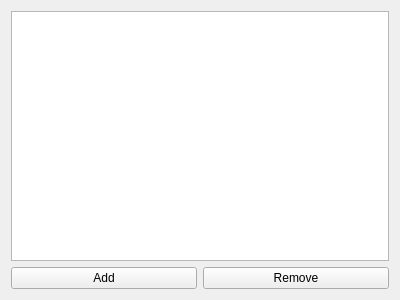
<?xml version="1.0" encoding="UTF-8"?>
<ui version="4.0">
 <class>LogFieldsWizardPage</class>
 <widget class="QWizardPage" name="LogFieldsWizardPage">
  <property name="geometry">
   <rect>
    <x>0</x>
    <y>0</y>
    <width>400</width>
    <height>300</height>
   </rect>
  </property>
  <property name="windowTitle">
   <string>WizardPage</string>
  </property>
  <property name="title">
   <string>Log fields</string>
  </property>
  <property name="subTitle">
   <string>Set list of log fields</string>
  </property>
  <layout class="QVBoxLayout" name="verticalLayout">
   <item>
    <widget class="QTableWidget" name="tableWidget"/>
   </item>
   <item>
    <layout class="QHBoxLayout" name="horizontalLayout">
     <item>
      <widget class="QPushButton" name="bAdd">
       <property name="text">
        <string>Add</string>
       </property>
      </widget>
     </item>
     <item>
      <widget class="QPushButton" name="bRemove">
       <property name="text">
        <string>Remove</string>
       </property>
      </widget>
     </item>
    </layout>
   </item>
  </layout>
 </widget>
 <resources/>
 <connections/>
</ui>
